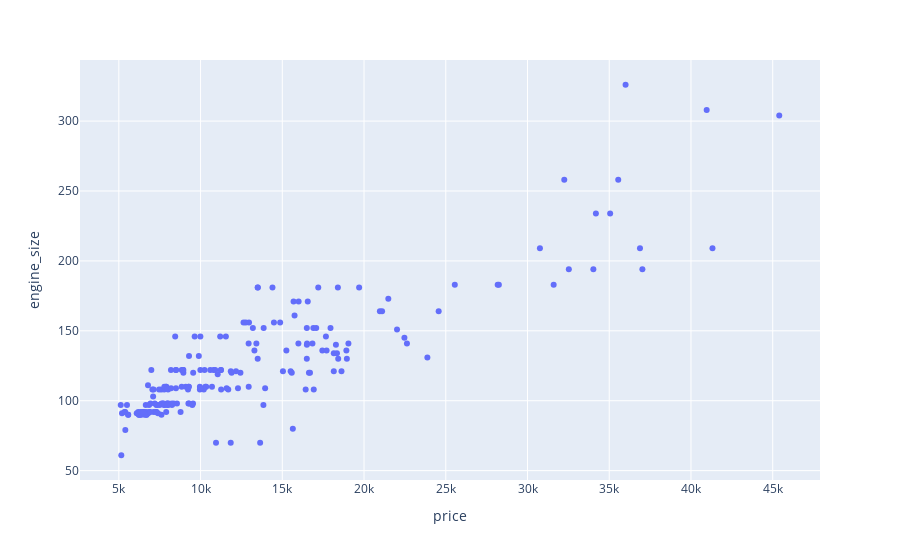

The code cell stored with this chart in its notebook:
### Markdown cell above
## Scatter Plot

### Code cell
scat = px.scatter(df, x='price', y='engine_size')
scat.show()

### Figure 1 — Plotly figure (JSON) as saved in the notebook; plotly's stock layout.template omitted (floating-point values rounded to 4 significant figures; data arrays with more than 128 entries replaced by an {"elided": "..."} marker saying what was removed)
{"data": [{"hovertemplate": "price=%{x}<br>engine_size=%{y}<extra></extra>", "legendgroup": "", "marker": {"color": "#636efa", "symbol": "circle"}, "mode": "markers", "name": "", "orientation": "v", "showlegend": false, "type": "scatter", "x": {"elided": "201 int values"}, "xaxis": "x", "y": {"elided": "201 int values"}, "yaxis": "y"}], "layout": {"legend": {"tracegroupgap": 0}, "margin": {"t": 60}, "xaxis": {"anchor": "y", "domain": [0, 1], "title": {"text": "price"}}, "yaxis": {"anchor": "x", "domain": [0, 1], "title": {"text": "engine_size"}}}}
